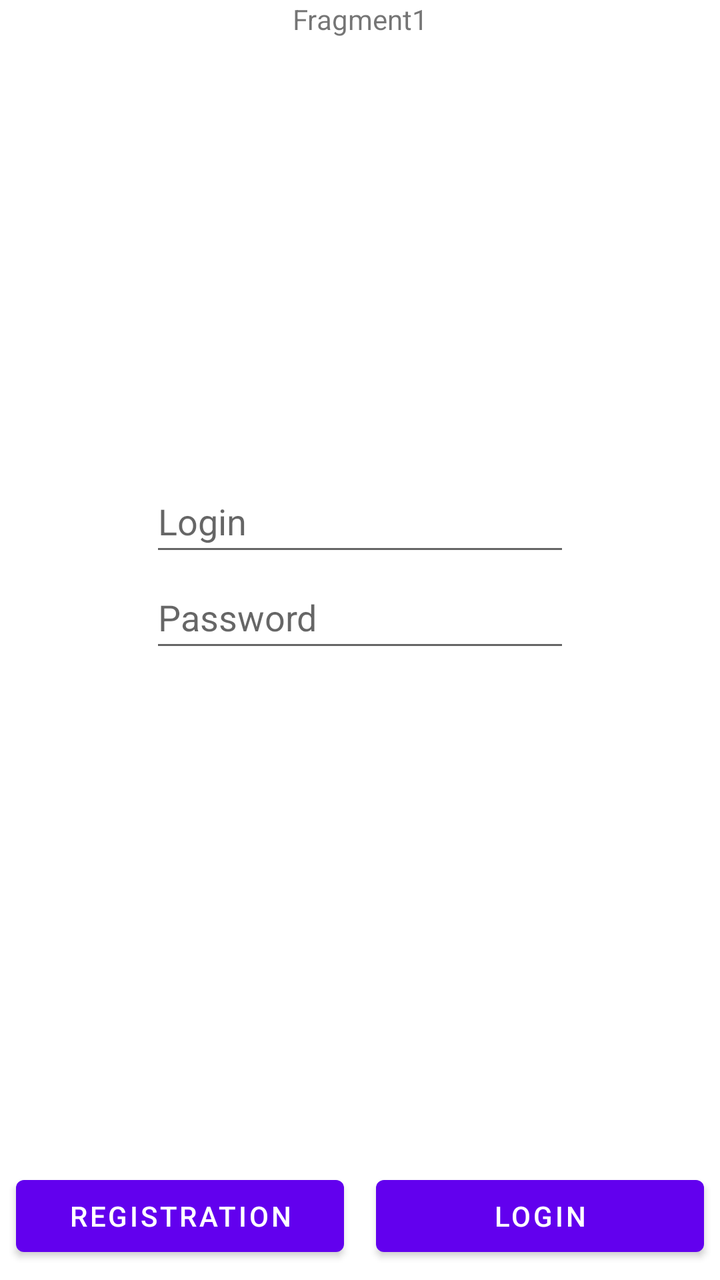
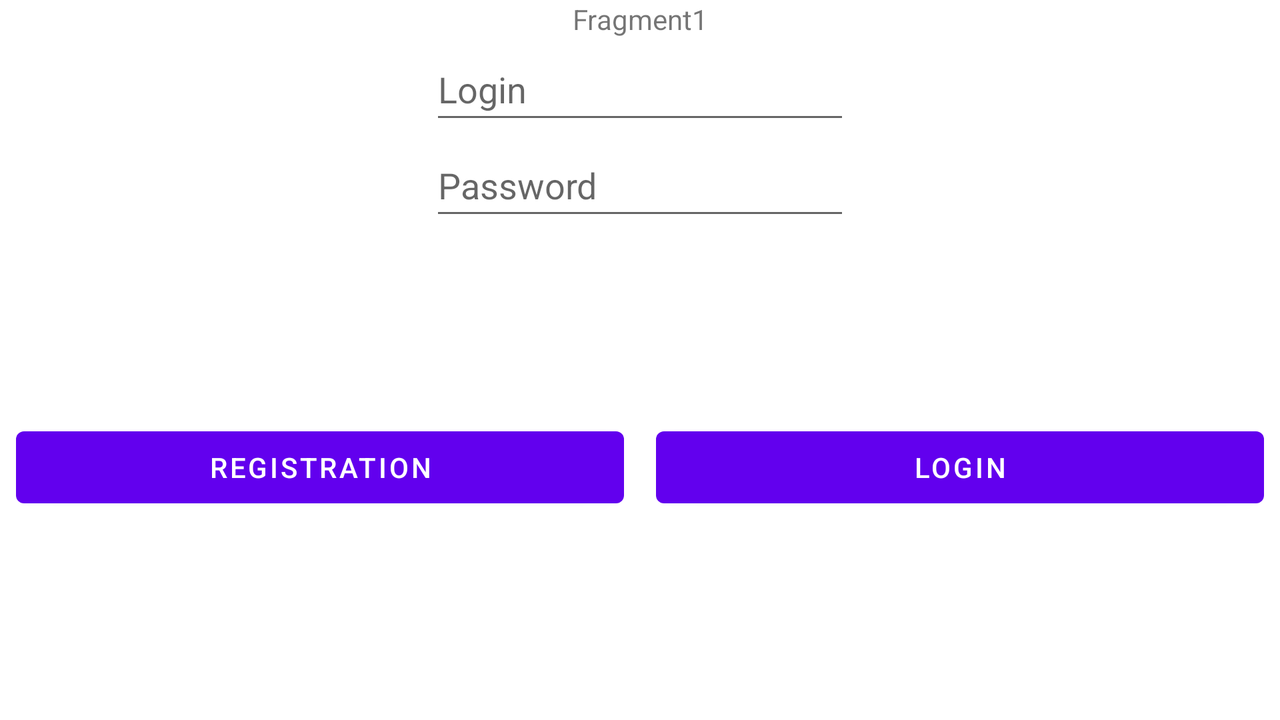

An Android layout and its configuration variant, each rendered on a device that would load it. The default file and the variant file are quoted in full after the pictures.
<!-- AndroidManifest.xml: application theme Theme.MVPExample2 -->
<!-- res/layout/fragment_login.xml -->
<?xml version="1.0" encoding="utf-8"?>
<FrameLayout xmlns:android="http://schemas.android.com/apk/res/android"
    xmlns:app="http://schemas.android.com/apk/res-auto"
    xmlns:tools="http://schemas.android.com/tools"
    android:layout_width="match_parent"
    android:layout_height="match_parent"
    tools:context=".presention.login.LoginFragment">

    <androidx.constraintlayout.widget.ConstraintLayout
        android:layout_width="match_parent"
        android:layout_height="match_parent">

        <TextView
            android:id="@+id/textView"
            android:layout_width="wrap_content"
            android:layout_height="wrap_content"
            android:text="Fragment1"
            app:layout_constraintEnd_toEndOf="parent"
            app:layout_constraintStart_toStartOf="parent"
            app:layout_constraintTop_toTopOf="parent" />

        <EditText
            android:id="@+id/editTextTextPersonName"
            android:layout_width="wrap_content"
            android:layout_height="wrap_content"
            android:layout_marginTop="216dp"
            android:ems="10"
            android:hint="Login"
            android:inputType="textPersonName"
            android:minHeight="48dp"
            app:layout_constraintEnd_toEndOf="parent"
            app:layout_constraintStart_toStartOf="parent"
            app:layout_constraintTop_toBottomOf="@+id/textView" />

        <EditText
            android:id="@+id/editTextTextPassword"
            android:layout_width="wrap_content"
            android:layout_height="wrap_content"
            android:ems="10"
            android:hint="Password"
            android:inputType="textPassword"
            android:minHeight="48dp"
            app:layout_constraintEnd_toEndOf="@+id/editTextTextPersonName"
            app:layout_constraintStart_toStartOf="@+id/editTextTextPersonName"
            app:layout_constraintTop_toBottomOf="@+id/editTextTextPersonName" />

        <Button
            android:id="@+id/button"
            android:layout_width="0dp"
            android:layout_height="wrap_content"
            android:layout_marginStart="8dp"
            android:layout_marginEnd="8dp"
            android:layout_marginBottom="8dp"
            android:text="Registration"
            app:layout_constraintBottom_toBottomOf="parent"
            app:layout_constraintEnd_toStartOf="@+id/button2"
            app:layout_constraintStart_toStartOf="parent" />

        <Button
            android:id="@+id/button2"
            android:layout_width="0dp"
            android:layout_height="wrap_content"
            android:layout_marginStart="8dp"
            android:layout_marginEnd="8dp"
            android:layout_marginBottom="8dp"
            android:text="Login"
            app:layout_constraintBottom_toBottomOf="parent"
            app:layout_constraintEnd_toEndOf="parent"
            app:layout_constraintStart_toEndOf="@+id/button" />
    </androidx.constraintlayout.widget.ConstraintLayout>
</FrameLayout>
<!-- resources referenced by this layout -->
<resources>
  <style name="Theme.MVPExample2" parent="Theme.MaterialComponents.DayNight.DarkActionBar">
          
          <item name="colorPrimary">@color/purple_500</item>
          <item name="colorPrimaryVariant">@color/purple_700</item>
          <item name="colorOnPrimary">@color/white</item>
          
          <item name="colorSecondary">@color/teal_200</item>
          <item name="colorSecondaryVariant">@color/teal_700</item>
          <item name="colorOnSecondary">@color/black</item>
          
          <item name="android:statusBarColor" tools:targetApi="l">?attr/colorPrimaryVariant</item>
          
      </style>
</resources>
<!-- res/layout-land/fragment_login.xml (the repository's variant of the layout above) -->
<!-- drawn on the phone turned sideways -->
<?xml version="1.0" encoding="utf-8"?>
<FrameLayout xmlns:android="http://schemas.android.com/apk/res/android"
    xmlns:app="http://schemas.android.com/apk/res-auto"
    xmlns:tools="http://schemas.android.com/tools"
    android:layout_width="match_parent"
    android:layout_height="match_parent"
    tools:context=".presention.login.LoginFragment">

    <androidx.constraintlayout.widget.ConstraintLayout
        android:layout_width="match_parent"
        android:layout_height="match_parent">

        <TextView
            android:id="@+id/textView"
            android:layout_width="wrap_content"
            android:layout_height="wrap_content"
            android:text="Fragment1"
            app:layout_constraintEnd_toEndOf="parent"
            app:layout_constraintStart_toStartOf="parent"
            app:layout_constraintTop_toTopOf="parent" />

        <EditText
            android:id="@+id/editTextTextPersonName"
            android:layout_width="wrap_content"
            android:layout_height="wrap_content"
            android:ems="10"
            android:hint="Login"
            android:inputType="textPersonName"
            android:minHeight="48dp"
            app:layout_constraintEnd_toEndOf="parent"
            app:layout_constraintStart_toStartOf="parent"
            app:layout_constraintTop_toBottomOf="@+id/textView" />

        <EditText
            android:id="@+id/editTextTextPassword"
            android:layout_width="wrap_content"
            android:layout_height="wrap_content"
            android:ems="10"
            android:hint="Password"
            android:inputType="textPassword"
            android:minHeight="48dp"
            app:layout_constraintEnd_toEndOf="@+id/editTextTextPersonName"
            app:layout_constraintStart_toStartOf="@+id/editTextTextPersonName"
            app:layout_constraintTop_toBottomOf="@+id/editTextTextPersonName" />

        <Button
            android:id="@+id/button"
            android:layout_width="0dp"
            android:layout_height="wrap_content"
            android:layout_marginStart="8dp"
            android:layout_marginEnd="8dp"
            android:layout_marginBottom="8dp"
            android:text="Registration"
            app:layout_constraintBottom_toBottomOf="parent"
            app:layout_constraintEnd_toStartOf="@+id/button2"
            app:layout_constraintStart_toStartOf="parent"
            app:layout_constraintTop_toBottomOf="@+id/editTextTextPassword" />

        <Button
            android:id="@+id/button2"
            android:layout_width="0dp"
            android:layout_height="wrap_content"
            android:layout_marginStart="8dp"
            android:layout_marginEnd="8dp"
            android:layout_marginBottom="8dp"
            android:text="Login"
            app:layout_constraintBottom_toBottomOf="parent"
            app:layout_constraintEnd_toEndOf="parent"
            app:layout_constraintStart_toEndOf="@+id/button"
            app:layout_constraintTop_toBottomOf="@+id/editTextTextPassword" />
    </androidx.constraintlayout.widget.ConstraintLayout>
</FrameLayout>
